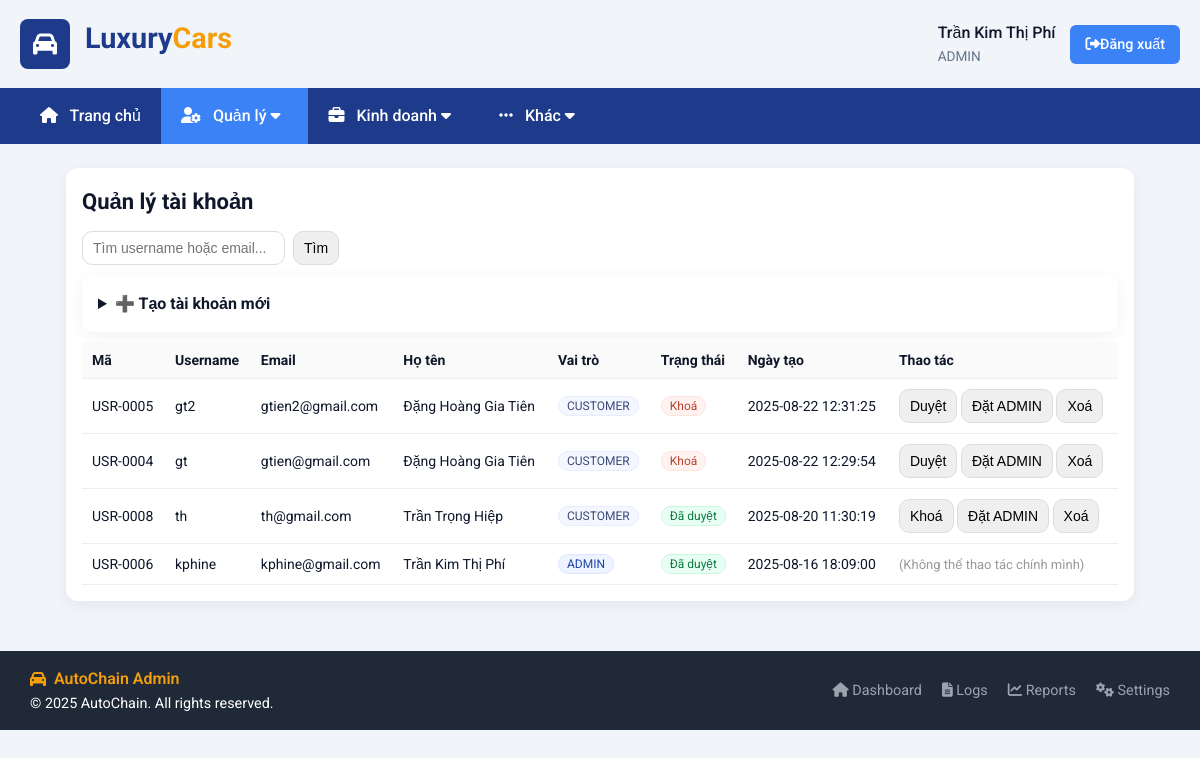
Page /admin/manage_users.php (signed in) on the committed database.
### tables this page shows
CREATE TABLE `users` (
  `user_code` varchar(20) NOT NULL,
  `username` varchar(50) NOT NULL,
  `email` varchar(120) NOT NULL,
  `password_hash` varchar(255) NOT NULL,
  `full_name` varchar(150) DEFAULT NULL,
  `role` enum('ADMIN','CUSTOMER') NOT NULL DEFAULT 'CUSTOMER',
  `customer_code` varchar(15) DEFAULT NULL,
  `is_active` tinyint(4) NOT NULL DEFAULT 1,
  `created_at` datetime NOT NULL DEFAULT current_timestamp(),
  `id` int(10) UNSIGNED NOT NULL
);

### admin/manage_users.php (the view, shortened to what this page needs)
<?php
require_once '../connect.php';
$kw = trim($_GET['q'] ?? '');
$sql = "SELECT user_code, username, email, full_name, role, customer_code, is_active, created_at FROM users";
$sql .= " ORDER BY created_at DESC";
$stmt = $conn->prepare($sql);
$stmt->execute();
$users = $stmt->get_result()->fetch_all(MYSQLI_ASSOC);
?>
<?php
include 'header.php';
?>
<div class="wrap">
    <div class="card">
        <h1>Quản lý tài khoản</h1>
        <div class="toolbar">
            <form method="get" style="display:flex;gap:8px;align-items:center">
                <input type="text" name="q" placeholder="Tìm username hoặc email..." value="<?=htmlspecialchars($kw)?>">
                <button type="submit">Tìm</button>
            </form>
        </div>
        <details class="card" style="margin:8px 0">
            <summary><strong>➕ Tạo tài khoản mới</strong></summary>
        </details>
        <table>
            <thead>
                <tr>
                    <th>Mã</th>
                    <th>Username</th>
                    <th>Email</th>
                    <th>Họ tên</th>
                    <th>Vai trò</th>
                    <th>Trạng thái</th>
                    <th>Ngày tạo</th>
                    <th>Thao tác</th>
                </tr>
            </thead>
            <tbody>
            <?php if ($users): foreach ($users as $u): ?>
                <tr>
                    <td><?=htmlspecialchars($u['user_code'])?></td>
                    <td><?=htmlspecialchars($u['username'])?></td>
                    <td><?=htmlspecialchars($u['email'])?></td>
                    <td><?=htmlspecialchars($u['full_name'] ?? '')?></td>
                    <td><span class="tag <?=strtolower($u['role'])?>"><?=htmlspecialchars($u['role'])?></span></td>
                    <td>
                        <?php if ((int)$u['is_active'] === 1): ?>
                            <span class="tag active">Đã duyệt</span>
                        <?php else: ?>
                            <span class="tag lock">Khoá</span>
                        <?php endif; ?>
                    </td>
                    <td><?=htmlspecialchars($u['created_at'])?></td>
                    <td class="actions">
                        <?php if ($u['user_code'] !== $_SESSION['user_code']): ?>
                            <form method="post">
                                <button type="submit"><?= (int)$u['is_active'] === 1 ? 'Khoá' : 'Duyệt' ?></button>
                            </form>
                            <form method="post">
                                <button type="submit"><?= $u['role']==='ADMIN' ? 'Đặt CUSTOMER' : 'Đặt ADMIN' ?></button>
                            </form>
                            <form method="post" onsubmit="return confirm('Xoá tài khoản này?');">
                                <button type="submit">Xoá</button>
                            </form>
                        <?php else: ?>
                            <span style="color:#999;font-size:13px">(Không thể thao tác chính mình)</span>
                        <?php endif; ?>
                    </td>
                </tr>
            <?php endforeach; else: ?>
                <tr><td colspan="8" style="text-align:center;color:#888">Không có dữ liệu</td></tr>
            <?php endif; ?>
            </tbody>
        </table>
    </div>
</div>
<?php include 'footer.php'; ?>

### admin/header.php (shortened to what this page needs)
<?php
include '../connect.php';
$user_code = $_SESSION['user_code'] ?? null;
$user = null;
if ($user_code) {
    $sql = "SELECT full_name, role FROM users WHERE user_code = ?";
    $stmt = $conn->prepare($sql);
    $stmt->bind_param("s", $user_code);
    $stmt->execute();
    $result = $stmt->get_result();
    $user = $result->fetch_assoc();
}
?>
<head>
    <link rel="stylesheet" href="admin.css">
    <link rel="stylesheet" href="https://cdnjs.cloudflare.com/ajax/libs/font-awesome/6.4.0/css/all.min.css">
</head>
        <div class="container">
            <div class="header-top">
                <div class="logo">
                    <div style="background-color: var(--primary); width: 50px; height: 50px; border-radius: 8px; display: flex; align-items: center; justify-content: center; margin-right: 15px;">
                        <i class="fas fa-car" style="color: white; font-size: 24px;"></i>
                    </div>
                    <h1>Luxury<span>Cars</span></h1>
                </div>
                <div class="user-info">
                    <div class="user-details">
                        <h3><?= htmlspecialchars($user['full_name']) ?></h3>
                        <p><?= htmlspecialchars($user['role']) ?></p>
                    </div>
                    <a href="../Taikhoan/dangxuat.php" class="logout-btn"><i class="fas fa-sign-out-alt"></i>Đăng xuất</a>
                </div>
            </div>
        </div>
       <nav>
            <div class="container">
                <ul class="nav-menu">
                    <?php
                        $current_page = basename($_SERVER['PHP_SELF']);
                    ?>
                    <li><a href="index.php" class="<?php echo $current_page == 'index.php' ? 'active' : ''; ?>"><i class="fas fa-home"></i> Trang chủ</a></li>
                    <li class="dropdown">
                        <a href="#"class="<?php echo in_array($current_page, ['manage_users.php', 'customers.php', 'brands.php']) ? 'active' : ''; ?>"><i class="fas fa-user-cog"></i> Quản lý <i class="fas fa-caret-down"></i></a>
                    </li>
                    <li class="dropdown">
                        <a href="#"class="<?php echo in_array($current_page, ['xe.php', 'invoices.php', 'appointments.php', 'service_dashboard.php']) ? 'active' : ''; ?>"><i class="fas fa-briefcase"></i> Kinh doanh <i class="fas fa-caret-down"></i></a>
                    </li>
                    <li class="dropdown">
                        <a href="#"class="<?php echo in_array($current_page, ['reports.php', 'logs.php', 'contact_messages.php']) ? 'active' : ''; ?>"><i class="fas fa-ellipsis-h"></i> Khác <i class="fas fa-caret-down"></i></a>
                    </li>
                </ul>
            </div>
        </nav>

### admin/admin.css (style rules this page uses)
* { margin: 0; padding: 0; box-sizing: border-box; }
.container { width: 100%; max-width: 1400px; margin: 0 auto; padding: 0 20px; }

### admin/header.php (style rules this page uses)
.logout-btn { margin-left: 15px; padding: 8px 15px; background: var(--secondary); color: white; border-radius: 6px; text-decoration: none; font-size: 0.9rem; font-weight: 500; transition: 0.3s; }
.header-top { display: flex; justify-content: space-between; align-items: center; padding: 15px 0; }
.logo { display: flex; align-items: center; }
.logo h1 { font-size: 1.8rem; color: var(--primary); font-weight: 700; }
.logo span { color: var(--accent); }
.user-info { display: flex; align-items: center; }
.user-details h3 { font-size: 1rem; font-weight: 500; }
.user-details p { font-size: 0.85rem; color: var(--gray); }
nav { background-color: var(--primary); padding: 0; }
.nav-menu { display: flex; list-style: none; }
.nav-menu li { position: relative; }
.nav-menu a { display: block; padding: 15px 20px; color: white; text-decoration: none; font-weight: 500; transition: all 0.3s ease; }
.nav-menu a.active { background-color: var(--secondary); }
.nav-menu a i { margin-right: 8px; }

### admin/manage_users.php (style rules this page uses)
.wrap { max-width:1100px;margin:24px auto;padding:0 16px }
.card { background:#fff;border-radius:12px;box-shadow:0 4px 16px rgba(0,0,0,.06);padding:16px }
h1 { margin:0 0 12px;font-size:22px }
.toolbar { display:flex;gap:8px;align-items:center;flex-wrap:wrap;margin-bottom:10px }
input,select,button { padding:8px 10px;border:1px solid #ddd;border-radius:10px;font-size:14px }
table { width:100%;border-collapse:collapse;margin-top:10px;font-size:14px }
th,td { padding:10px;border-bottom:1px solid #eee;text-align:left }
th { background:#fafafa }
.tag { padding:2px 8px;border-radius:999px;font-size:12px;display:inline-block }
.tag.admin { background:#eef4ff;color:#1e44a8;border:1px solid #dbe6ff }
.tag.customer { background:#f4f7ff;color:#3b4a75;border:1px solid #e7ecff }
.tag.active { background:#e8fff3;color:#0d7a41;border:1px solid #c9f7df }
.tag.lock { background:#fff3f1;color:#b8422c;border:1px solid #ffe2dc }
.actions form { display:inline }

### rows in the picture
users: full_name "Trần Kim Thị Phí", role "ADMIN", user_code "USR-0006", username "kphine", email "kphine@gmail.com", is_active "Đã duyệt", created_at "2025-08-16 18:09:00", shows "(Không thể thao tác chính mình)"
users: user_code "USR-0005", username "gt2", email "gtien2@gmail.com", full_name "Đặng Hoàng Gia Tiên", role "CUSTOMER", is_active "Khoá", created_at "2025-08-22 12:31:25", shows "Đặt ADMIN"
users: user_code "USR-0004", username "gt", email "gtien@gmail.com", full_name "Đặng Hoàng Gia Tiên", role "CUSTOMER", is_active "Khoá", created_at "2025-08-22 12:29:54", shows "Đặt ADMIN"
users: user_code "USR-0008", username "th", email "th@gmail.com", full_name "Trần Trọng Hiệp", role "CUSTOMER", is_active "Đã duyệt", created_at "2025-08-20 11:30:19", shows "Đặt ADMIN"
